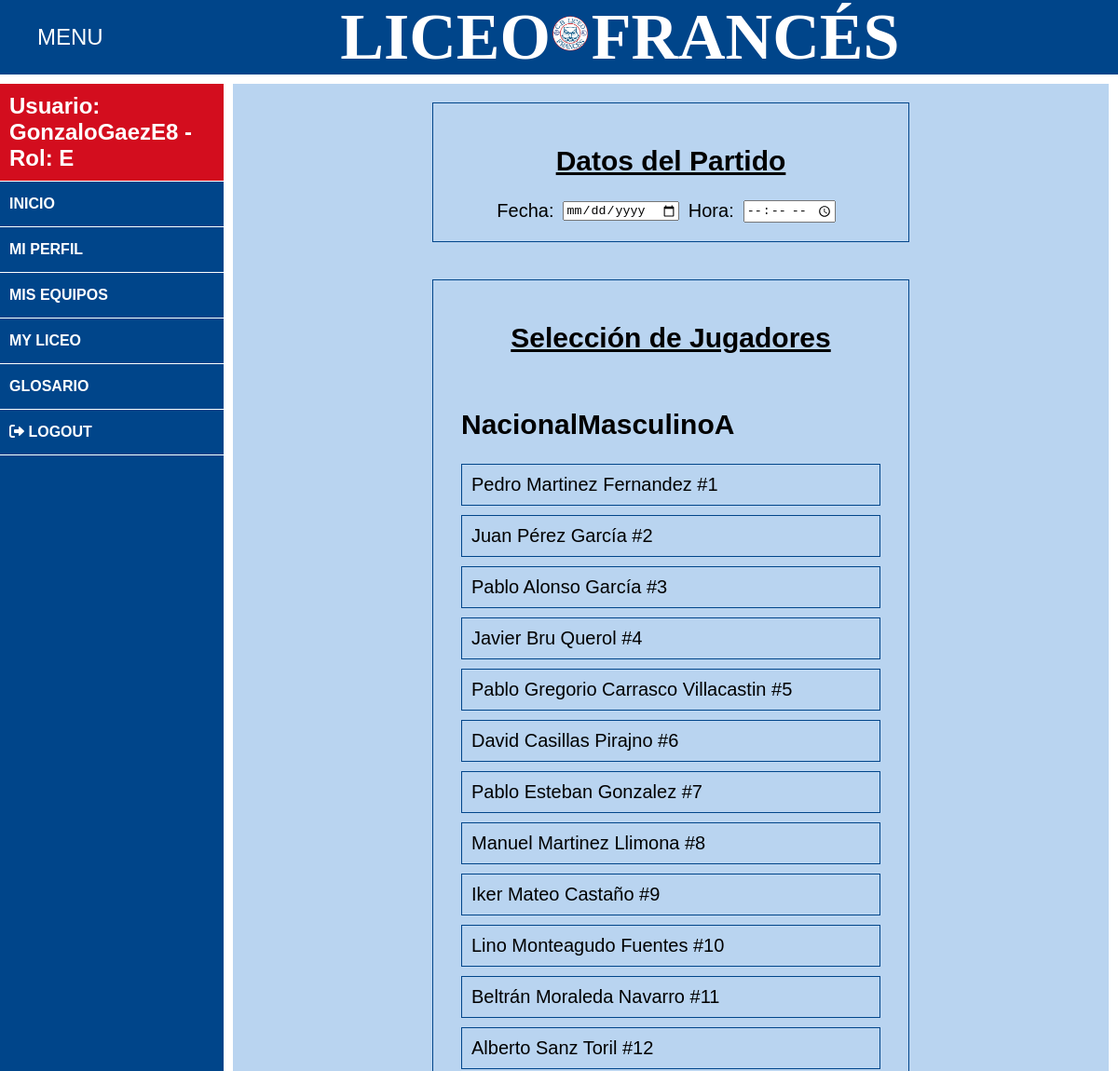
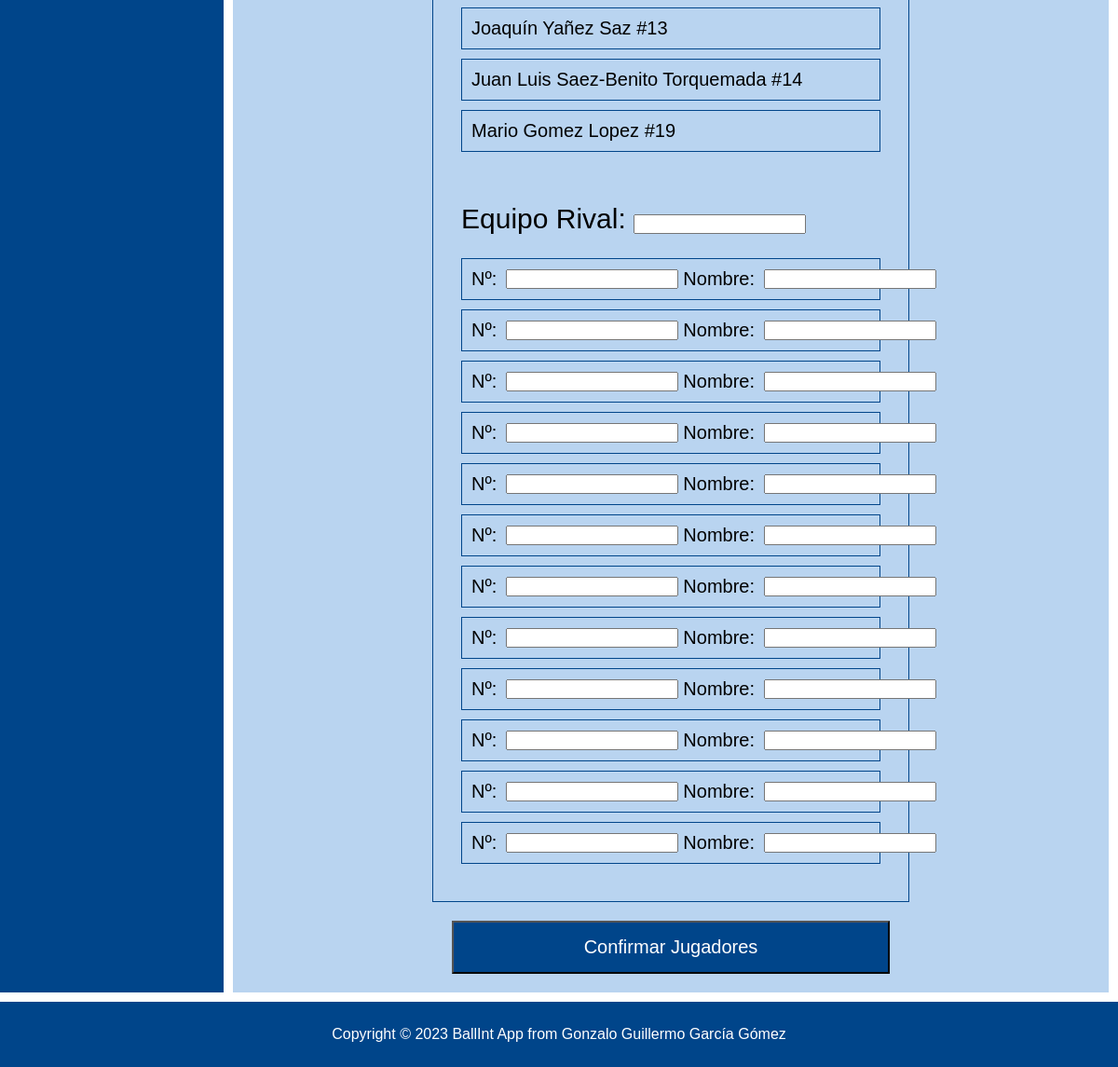
/seleccion_jugadores.php?idEquipo=NacionalMasculinoA (signed in), run on the app's committed database (2 pictures, top to bottom).
### tables this page shows
CREATE TABLE `jugadores` (
  `id` int(11) NOT NULL,
  `user` varchar(50) DEFAULT NULL,
  `nombre` varchar(50) NOT NULL,
  `apellido1` varchar(50) NOT NULL,
  `apellido2` varchar(50) NOT NULL,
  `numero` int(2) DEFAULT NULL,
  `PJ` int(5) NOT NULL,
  `MT` int(10) NOT NULL,
  `TIT` int(5) NOT NULL,
  `SUP` int(5) NOT NULL,
  `MSMS` float NOT NULL,
  `T2A` int(5) NOT NULL,
  `T2F` int(5) NOT NULL,
  `T3A` int(5) NOT NULL,
  `T3F` int(5) NOT NULL,
  `TLA` int(5) NOT NULL,
  `TLF` int(5) NOT NULL,
  `FLH` int(5) NOT NULL,
  `FLR` int(5) NOT NULL,
  `TEC` int(11) NOT NULL,
  `RBO` int(5) NOT NULL,
  `RBD` int(5) NOT NULL,
  `ROB` int(5) NOT NULL,
  `TAP` int(5) NOT NULL,
  `PRD` int(5) NOT NULL,
  `AST` int(5) NOT NULL,
  `PTQ1` int(11) NOT NULL DEFAULT 0,
  `PTQ2` int(11) NOT NULL DEFAULT 0,
  `PTQ3` int(11) NOT NULL DEFAULT 0,
  `PTQ4` int(11) NOT NULL DEFAULT 0,
  `PTQE` int(11) NOT NULL DEFAULT 0
);

### seleccion_jugadores.php (called while the page is built, shortened)
<?php
    $idEquipoLocal = $_GET['idEquipo'] ?? null;
    $formulario = new es\ucm\fdi\FormularioSeleccionJugadores($idEquipoLocal);
    $FormularioSeleccionJugadores = $formulario->gestiona();
    require __DIR__.'/includes/vistas/plantilla.php';
?>

### includes/Equipo.php (called while the page is built, shortened)
<?php
class Equipo{
    public static function getidEquipo($equipo_id){
        $conn = Aplicacion::getInstance()->getConexionBd();
        $query = sprintf("SELECT id FROM equipos WHERE id_equipo = '%s'", $conn->real_escape_string($equipo_id));
        $rs = $conn->query($query);
        $result = false;
        if ($rs) {
            $fila = $rs->fetch_assoc();
            if ($fila) {
                $result = $fila['id'];
            }
        } else {
            error_log("Error BD ({$conn->errno}): {$conn->error}");
        }
        return $result;
    }
    public static function getJugadoresEquipo($equipo_id){
        $id_equipo = self::getidEquipo($equipo_id);
        $conn = Aplicacion::getInstance()->getConexionBd();
        $query = sprintf("
        SELECT jugadores.id AS jugador_id, user, nombre, apellido1, apellido2, numero
        FROM jugadores
        WHERE jugadores.user IN (
            SELECT user FROM credenciales WHERE id IN (
                SELECT usuario_id FROM usuarios_equipos WHERE equipo_id = '%s'
            )
            )
        ", $id_equipo);
        $rs = $conn->query($query);
        $result = false;
        $jugadores = array();
            if ($rs) {
                $i = 0;
                while ($row = $rs->fetch_assoc()) {
                    $jugadores[$i] = array(
                        'user' => $row['user'],
                        'nombre' => $row['nombre'],
                        'apellido1' => $row['apellido1'],
                        'apellido2' => $row['apellido2'],
                        'numero' => $row['numero']
                    );
                    $i++;
                }
                $result = $jugadores;
            } else {
                error_log("Error BD ({$conn->errno}): {$conn->error}");
            }
        return $result;
    }
}
?>

### includes/formularios/FormularioSeleccionJugadores.php (the view, shortened to what this page needs)
<?php
class FormularioSeleccionJugadores extends Formulario{
    private $idEquipo;
    public function __construct($idEquipo) {
        $this->idEquipo = $idEquipo;
    }
    protected function generaCamposFormulario(&$datos){
        $html = "";
        $htmlErroresGlobales = self::generaListaErroresGlobales($this->errores);
        $erroresCampos = self::generaErroresCampos(['seleccion_fecha', 'seleccion_hora','equipo_rival','numero','nombre'], $this->errores, 'span', array('class' => 'error'));
        $jugadores = Equipo::getJugadoresEquipo($this->idEquipo);
        $html .= <<<EOF
        <div class="seleccionDatosPartido">
            <h1>Datos del Partido</h1>
            <div>
                <label for="seleccion_fecha">Fecha:</label>
                <input type="date" id="seleccion_fecha" name="seleccion_fecha">
                {$erroresCampos['seleccion_fecha']}
                <label for="seleccion_hora">Hora:</label>
                <input type="time" id="seleccion_hora" name="seleccion_hora">
                {$erroresCampos['seleccion_hora']}
            </div>
        </div>
            <div class="seleccionJugadores">
            $htmlErroresGlobales
                <h1>Selección de Jugadores</h1>
                <div class="columna-izquierda">
                    <h2>$this->idEquipo</h2>
                    <table>
                        <tbody>
        EOF;
                    $contador = 1;
                    foreach ($jugadores as $jugador) {
                        $html .= "<tr>";
                        $html .= "<td>";
                        $html .= "<div class='jugador-caja'>";
                        $html .= "<input type='checkbox' name='seleccionados[]' value='" . $jugador['user']. "' id='jugador_$contador'>";
                        $html .= "<label class='jugador-label' for='jugador_$contador'>";
                        $html .= $jugador['nombre'] . " " . $jugador['apellido1'] . " " .  $jugador['apellido2'] . " #" .  $jugador['numero'];
                        $html .= "</label>";
                        $html .= "</div>";
                        $html .= "</td>";
                        $html .= "</tr>";
                        $contador++;
                    }
                    $html .= <<<EOF
                        </tbody>
                    </table>
                </div>
                <div class="columna-derecha">
                    <div class="equipoRival">
                        <label for="equipo_rival">Equipo Rival:</label>
                        <input type="text" id="equipo_rival" name="equipo_rival">
                        {$erroresCampos['equipo_rival']}
                    </div>
                EOF;
                $html .="{$erroresCampos['numero']}";
                $html .="{$erroresCampos['nombre']}";
                for ($i = 0; $i < 12; $i++) {
                    $html .= "<div class='playerVisit'>";
                    $html .= "<div class='input-block'>";
                    $html .= "<label for='numero$i'>Nº:</label>";
                    $html .= "<input type='text' name='numero$i' id='numero$i'>";
                    $html .= "</div>";
                    $html .= "<div class='input-block'>";
                    $html .= "<label for='nombre$i'>Nombre:</label>";
                    $html .= "<input type='text' name='nombre$i' id='nombre$i'>";
                    $html .= "</div>";
                    $html .= "</div>";
                }
                $html .= "<input type='hidden' name='idEquipo' value='" . $this->idEquipo . "'>";
                $html .= <<<EOF
            </div>
        </div>
            <button class="aceptarJugadores" type="submit" name="aceptar">Confirmar Jugadores</button>
        EOF;
        return $html;
    }
}

### styles/main.css (style rules this page uses)
main#Log article h1 { text-align: center; }
.seleccionDatosPartido { display: flex; flex-direction: column; text-align: center; padding: 20px; border: 1px solid #00458a; margin: auto; width: 50%; }
.seleccionDatosPartido div { display: flex; align-items: center; justify-content: center; }
.seleccionDatosPartido h1 { text-decoration: underline; }
.seleccionDatosPartido input { width: auto; margin: 0px 10px; align-items: center; justify-content: center; }
.seleccionDatosPartido { margin-top:20px; margin-bottom: 20px; }
.seleccionJugadores { display: flex; align-items: flex-start; justify-content: center; flex-wrap: wrap; padding: 20px; border: 1px solid #00458a; width: 50%; margin: auto; min-height: 30%; margin-top: 20px; }
.seleccionJugadores h1 { width: 100%; text-align: center; text-decoration: underline; }
.columna-izquierda, .columna-derecha { flex: 1; padding: 10px; box-sizing: border-box; }
.columna-izquierda td, .columna-izquierda tr { padding: 0; margin:0; }
.columna-izquierda table { width: 100%; border-collapse: collapse; border-spacing: 0; }
.columna-derecha { width: 100%; }
.playerVisit { border: 1px solid #00458a; padding: 10px; margin: 10px 0px; cursor: pointer; transition: background-color 0.3s, box-shadow 0.3s; }
.jugador-caja { border: 1px solid #00458a; padding: 10px; margin-top: 0; margin-bottom: 10px; cursor: pointer; transition: background-color 0.3s, box-shadow 0.3s; }
.jugador-label, .playerVisit label { cursor: pointer; }
.playerVisit { display: flex; align-items: center; }
.input-block { display: flex; align-items: center; margin-right: 5px; }
.input-block label { margin-right: 10px; }
.equipoRival { margin: 24.9px 0px; font-size: 30px; }
.aceptarJugadores { display: flex; justify-content: center; margin: auto; margin-top: 20px; margin-bottom: 20px; width: 50%; padding: 15px; background-color: #00458a; transition: background-color 0.3s ease; text-align: center; font-family: Arial, Helvetica, sans-serif; text-decoration: none; color: white; font-size: 20px; }

### styles/body.css (style rules this page uses)
body { margin:0px; min-height:100vh; width: 100%; height: 100%; font-family: Helvetica; background-color: #00458a; }

### data on the page
jugadores: value "Pedro Martinez Fernandez #1"
jugadores: value "Juan Pérez García #2"
jugadores: value "Pablo Alonso García #3"
jugadores: value "Javier Bru Querol #4"
jugadores: value "Pablo Gregorio Carrasco Villacastin #5"
jugadores: value "David Casillas Pirajno #6"
jugadores: value "Pablo Esteban Gonzalez #7"
jugadores: value "Manuel Martinez Llimona #8"
jugadores: value "Iker Mateo Castaño #9"
jugadores: value "Lino Monteagudo Fuentes #10"
jugadores: value "Beltrán Moraleda Navarro #11"
jugadores: value "Alberto Sanz Toril #12"
jugadores: value "Joaquín Yañez Saz #13"
jugadores: value "Juan Luis Saez-Benito Torquemada #14"
jugadores: value "Mario Gomez Lopez #19"

### other printed values
$_SESSION['nombre'] "GonzaloGaezE8"
$_SESSION['roles'] "E"
$this->idEquipo "NacionalMasculinoA"
